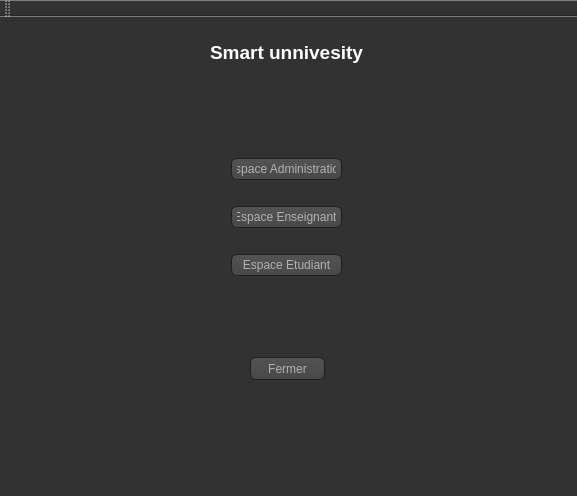
<?xml version="1.0" encoding="UTF-8"?>
<ui version="4.0">
 <class>MainWindow</class>
 <widget class="QMainWindow" name="MainWindow">
  <property name="geometry">
   <rect>
    <x>0</x>
    <y>0</y>
    <width>577</width>
    <height>496</height>
   </rect>
  </property>
  <property name="windowTitle">
   <string>MainWindow</string>
  </property>
  <property name="styleSheet">
   <string notr="true">QToolTip
{
     border: 1px solid black;
     background-color: #ffa02f;
     padding: 1px;
     border-radius: 3px;
     opacity: 100;
}

QWidget
{
    color: #b1b1b1;
    background-color: #323232;
}

QWidget:item:hover
{
    background-color: QLinearGradient( x1: 0, y1: 0, x2: 0, y2: 1, stop: 0 #ffa02f, stop: 1 #ca0619);
    color: #000000;
}

QWidget:item:selected
{
    background-color: QLinearGradient( x1: 0, y1: 0, x2: 0, y2: 1, stop: 0 #ffa02f, stop: 1 #d7801a);
}

QMenuBar::item
{
    background: transparent;
}

QMenuBar::item:selected
{
    background: transparent;
    border: 1px solid #ffaa00;
}

QMenuBar::item:pressed
{
    background: #444;
    border: 1px solid #000;
    background-color: QLinearGradient(
        x1:0, y1:0,
        x2:0, y2:1,
        stop:1 #212121,
        stop:0.4 #343434/*,
        stop:0.2 #343434,
        stop:0.1 #ffaa00*/
    );
    margin-bottom:-1px;
    padding-bottom:1px;
}

QMenu
{
    border: 1px solid #000;
}

QMenu::item
{
    padding: 2px 20px 2px 20px;
}

QMenu::item:selected
{
    color: #000000;
}

QWidget:disabled
{
    color: #404040;
    background-color: #323232;
}

QAbstractItemView
{
    background-color: QLinearGradient( x1: 0, y1: 0, x2: 0, y2: 1, stop: 0 #4d4d4d, stop: 0.1 #646464, stop: 1 #5d5d5d);
}

QWidget:focus
{
    /*border: 2px solid QLinearGradient( x1: 0, y1: 0, x2: 0, y2: 1, stop: 0 #ffa02f, stop: 1 #d7801a);*/
}

QLineEdit
{
    background-color: QLinearGradient( x1: 0, y1: 0, x2: 0, y2: 1, stop: 0 #4d4d4d, stop: 0 #646464, stop: 1 #5d5d5d);
    padding: 1px;
    border-style: solid;
    border: 1px solid #1e1e1e;
    border-radius: 5;
}

QPushButton
{
    color: #b1b1b1;
    background-color: QLinearGradient( x1: 0, y1: 0, x2: 0, y2: 1, stop: 0 #565656, stop: 0.1 #525252, stop: 0.5 #4e4e4e, stop: 0.9 #4a4a4a, stop: 1 #464646);
    border-width: 1px;
    border-color: #1e1e1e;
    border-style: solid;
    border-radius: 6;
    padding: 3px;
    font-size: 12px;
    padding-left: 5px;
    padding-right: 5px;
}

QPushButton:pressed
{
    background-color: QLinearGradient( x1: 0, y1: 0, x2: 0, y2: 1, stop: 0 #2d2d2d, stop: 0.1 #2b2b2b, stop: 0.5 #292929, stop: 0.9 #282828, stop: 1 #252525);
}

QComboBox
{
    selection-background-color: #ffaa00;
    background-color: QLinearGradient( x1: 0, y1: 0, x2: 0, y2: 1, stop: 0 #565656, stop: 0.1 #525252, stop: 0.5 #4e4e4e, stop: 0.9 #4a4a4a, stop: 1 #464646);
    border-style: solid;
    border: 1px solid #1e1e1e;
    border-radius: 5;
}

QComboBox:hover,QPushButton:hover
{
    border: 2px solid QLinearGradient( x1: 0, y1: 0, x2: 0, y2: 1, stop: 0 #ffa02f, stop: 1 #d7801a);
}


QComboBox:on
{
    padding-top: 3px;
    padding-left: 4px;
    background-color: QLinearGradient( x1: 0, y1: 0, x2: 0, y2: 1, stop: 0 #2d2d2d, stop: 0.1 #2b2b2b, stop: 0.5 #292929, stop: 0.9 #282828, stop: 1 #252525);
    selection-background-color: #ffaa00;
}

QComboBox QAbstractItemView
{
    border: 2px solid darkgray;
    selection-background-color: QLinearGradient( x1: 0, y1: 0, x2: 0, y2: 1, stop: 0 #ffa02f, stop: 1 #d7801a);
}

QComboBox::drop-down
{
     subcontrol-origin: padding;
     subcontrol-position: top right;
     width: 15px;

     border-left-width: 0px;
     border-left-color: darkgray;
     border-left-style: solid; /* just a single line */
     border-top-right-radius: 3px; /* same radius as the QComboBox */
     border-bottom-right-radius: 3px;
 }

QComboBox::down-arrow
{
     image: url(:/down_arrow.png);
}

QGroupBox:focus
{
border: 2px solid QLinearGradient( x1: 0, y1: 0, x2: 0, y2: 1, stop: 0 #ffa02f, stop: 1 #d7801a);
}

QTextEdit:focus
{
    border: 2px solid QLinearGradient( x1: 0, y1: 0, x2: 0, y2: 1, stop: 0 #ffa02f, stop: 1 #d7801a);
}

QScrollBar:horizontal {
     border: 1px solid #222222;
     background: QLinearGradient( x1: 0, y1: 0, x2: 0, y2: 1, stop: 0.0 #121212, stop: 0.2 #282828, stop: 1 #484848);
     height: 7px;
     margin: 0px 16px 0 16px;
}

QScrollBar::handle:horizontal
{
      background: QLinearGradient( x1: 0, y1: 0, x2: 1, y2: 0, stop: 0 #ffa02f, stop: 0.5 #d7801a, stop: 1 #ffa02f);
      min-height: 20px;
      border-radius: 2px;
}

QScrollBar::add-line:horizontal {
      border: 1px solid #1b1b19;
      border-radius: 2px;
      background: QLinearGradient( x1: 0, y1: 0, x2: 1, y2: 0, stop: 0 #ffa02f, stop: 1 #d7801a);
      width: 14px;
      subcontrol-position: right;
      subcontrol-origin: margin;
}

QScrollBar::sub-line:horizontal {
      border: 1px solid #1b1b19;
      border-radius: 2px;
      background: QLinearGradient( x1: 0, y1: 0, x2: 1, y2: 0, stop: 0 #ffa02f, stop: 1 #d7801a);
      width: 14px;
     subcontrol-position: left;
     subcontrol-origin: margin;
}

QScrollBar::right-arrow:horizontal, QScrollBar::left-arrow:horizontal
{
      border: 1px solid black;
      width: 1px;
      height: 1px;
      background: white;
}

QScrollBar::add-page:horizontal, QScrollBar::sub-page:horizontal
{
      background: none;
}

QScrollBar:vertical
{
      background: QLinearGradient( x1: 0, y1: 0, x2: 1, y2: 0, stop: 0.0 #121212, stop: 0.2 #282828, stop: 1 #484848);
      width: 7px;
      margin: 16px 0 16px 0;
      border: 1px solid #222222;
}

QScrollBar::handle:vertical
{
      background: QLinearGradient( x1: 0, y1: 0, x2: 0, y2: 1, stop: 0 #ffa02f, stop: 0.5 #d7801a, stop: 1 #ffa02f);
      min-height: 20px;
      border-radius: 2px;
}

QScrollBar::add-line:vertical
{
      border: 1px solid #1b1b19;
      border-radius: 2px;
      background: QLinearGradient( x1: 0, y1: 0, x2: 0, y2: 1, stop: 0 #ffa02f, stop: 1 #d7801a);
      height: 14px;
      subcontrol-position: bottom;
      subcontrol-origin: margin;
}

QScrollBar::sub-line:vertical
{
      border: 1px solid #1b1b19;
      border-radius: 2px;
      background: QLinearGradient( x1: 0, y1: 0, x2: 0, y2: 1, stop: 0 #d7801a, stop: 1 #ffa02f);
      height: 14px;
      subcontrol-position: top;
      subcontrol-origin: margin;
}

QScrollBar::up-arrow:vertical, QScrollBar::down-arrow:vertical
{
      border: 1px solid black;
      width: 1px;
      height: 1px;
      background: white;
}


QScrollBar::add-page:vertical, QScrollBar::sub-page:vertical
{
      background: none;
}

QTextEdit
{
    background-color: #242424;
}

QPlainTextEdit
{
    background-color: #242424;
}

QHeaderView::section
{
    background-color: QLinearGradient(x1:0, y1:0, x2:0, y2:1, stop:0 #616161, stop: 0.5 #505050, stop: 0.6 #434343, stop:1 #656565);
    color: white;
    padding-left: 4px;
    border: 1px solid #6c6c6c;
}

QCheckBox:disabled
{
color: #414141;
}

QDockWidget::title
{
    text-align: center;
    spacing: 3px; /* spacing between items in the tool bar */
    background-color: QLinearGradient(x1:0, y1:0, x2:0, y2:1, stop:0 #323232, stop: 0.5 #242424, stop:1 #323232);
}

QDockWidget::close-button, QDockWidget::float-button
{
    text-align: center;
    spacing: 1px; /* spacing between items in the tool bar */
    background-color: QLinearGradient(x1:0, y1:0, x2:0, y2:1, stop:0 #323232, stop: 0.5 #242424, stop:1 #323232);
}

QDockWidget::close-button:hover, QDockWidget::float-button:hover
{
    background: #242424;
}

QDockWidget::close-button:pressed, QDockWidget::float-button:pressed
{
    padding: 1px -1px -1px 1px;
}

QMainWindow::separator
{
    background-color: QLinearGradient(x1:0, y1:0, x2:0, y2:1, stop:0 #161616, stop: 0.5 #151515, stop: 0.6 #212121, stop:1 #343434);
    color: white;
    padding-left: 4px;
    border: 1px solid #4c4c4c;
    spacing: 3px; /* spacing between items in the tool bar */
}

QMainWindow::separator:hover
{

    background-color: QLinearGradient(x1:0, y1:0, x2:0, y2:1, stop:0 #d7801a, stop:0.5 #b56c17 stop:1 #ffa02f);
    color: white;
    padding-left: 4px;
    border: 1px solid #6c6c6c;
    spacing: 3px; /* spacing between items in the tool bar */
}

QToolBar::handle
{
     spacing: 3px; /* spacing between items in the tool bar */
     background: url(:/images/handle.png);
}

QMenu::separator
{
    height: 2px;
    background-color: QLinearGradient(x1:0, y1:0, x2:0, y2:1, stop:0 #161616, stop: 0.5 #151515, stop: 0.6 #212121, stop:1 #343434);
    color: white;
    padding-left: 4px;
    margin-left: 10px;
    margin-right: 5px;
}

QProgressBar
{
    border: 2px solid grey;
    border-radius: 5px;
    text-align: center;
}

QProgressBar::chunk
{
    background-color: #d7801a;
    width: 2.15px;
    margin: 0.5px;
}

QTabBar::tab {
    color: #b1b1b1;
    border: 1px solid #444;
    border-bottom-style: none;
    background-color: #323232;
    padding-left: 10px;
    padding-right: 10px;
    padding-top: 3px;
    padding-bottom: 2px;
    margin-right: -1px;
}

QTabWidget::pane {
    border: 1px solid #444;
    top: 1px;
}

QTabBar::tab:last
{
    margin-right: 0; /* the last selected tab has nothing to overlap with on the right */
    border-top-right-radius: 3px;
}

QTabBar::tab:first:!selected
{
 margin-left: 0px; /* the last selected tab has nothing to overlap with on the right */


    border-top-left-radius: 3px;
}

QTabBar::tab:!selected
{
    color: #b1b1b1;
    border-bottom-style: solid;
    margin-top: 3px;
    background-color: QLinearGradient(x1:0, y1:0, x2:0, y2:1, stop:1 #212121, stop:.4 #343434);
}

QTabBar::tab:selected
{
    border-top-left-radius: 3px;
    border-top-right-radius: 3px;
    margin-bottom: 0px;
}

QTabBar::tab:!selected:hover
{
    /*border-top: 2px solid #ffaa00;
    padding-bottom: 3px;*/
    border-top-left-radius: 3px;
    border-top-right-radius: 3px;
    background-color: QLinearGradient(x1:0, y1:0, x2:0, y2:1, stop:1 #212121, stop:0.4 #343434, stop:0.2 #343434, stop:0.1 #ffaa00);
}

QRadioButton::indicator:checked, QRadioButton::indicator:unchecked{
    color: #b1b1b1;
    background-color: #323232;
    border: 1px solid #b1b1b1;
    border-radius: 6px;
}

QRadioButton::indicator:checked
{
    background-color: qradialgradient(
        cx: 0.5, cy: 0.5,
        fx: 0.5, fy: 0.5,
        radius: 1.0,
        stop: 0.25 #ffaa00,
        stop: 0.3 #323232
    );
}

QCheckBox::indicator{
    color: #b1b1b1;
    background-color: #323232;
    border: 1px solid #b1b1b1;
    width: 9px;
    height: 9px;
}

QRadioButton::indicator
{
    border-radius: 6px;
}

QRadioButton::indicator:hover, QCheckBox::indicator:hover
{
    border: 1px solid #ffaa00;
}

QCheckBox::indicator:checked
{
    image:url(:/images/checkbox.png);
}

QCheckBox::indicator:disabled, QRadioButton::indicator:disabled
{
    border: 1px solid #444;
}</string>
  </property>
  <widget class="QWidget" name="centralWidget">
   <widget class="QLabel" name="label">
    <property name="geometry">
     <rect>
      <x>210</x>
      <y>10</y>
      <width>171</width>
      <height>51</height>
     </rect>
    </property>
    <property name="text">
     <string>&lt;html&gt;&lt;head/&gt;&lt;body&gt;&lt;p&gt;&lt;span style=&quot; font-size:14pt; font-weight:600; color:#ffffff;&quot;&gt;Smart unnivesity &lt;/span&gt;&lt;/p&gt;&lt;/body&gt;&lt;/html&gt;</string>
    </property>
   </widget>
   <widget class="QPushButton" name="pushButton_4">
    <property name="geometry">
     <rect>
      <x>250</x>
      <y>340</y>
      <width>75</width>
      <height>23</height>
     </rect>
    </property>
    <property name="text">
     <string>Fermer</string>
    </property>
   </widget>
   <widget class="QWidget" name="layoutWidget">
    <property name="geometry">
     <rect>
      <x>220</x>
      <y>110</y>
      <width>133</width>
      <height>181</height>
     </rect>
    </property>
    <layout class="QVBoxLayout" name="verticalLayout">
     <item>
      <widget class="QPushButton" name="pushButton">
       <property name="text">
        <string>Espace Administration</string>
       </property>
      </widget>
     </item>
     <item>
      <widget class="QPushButton" name="pushButton_3">
       <property name="text">
        <string>Espace Enseignant </string>
       </property>
      </widget>
     </item>
     <item>
      <widget class="QPushButton" name="pushButton_2">
       <property name="text">
        <string>Espace Etudiant</string>
       </property>
      </widget>
     </item>
    </layout>
   </widget>
   <widget class="QLabel" name="label_2">
    <property name="geometry">
     <rect>
      <x>-10</x>
      <y>-10</y>
      <width>601</width>
      <height>451</height>
     </rect>
    </property>
    <property name="text">
     <string/>
    </property>
    <property name="pixmap">
     <pixmap>../1491561559-1481635010-20160216_ha_simennt-80-1170x536.jpg</pixmap>
    </property>
   </widget>
   <zorder>label_2</zorder>
   <zorder>label</zorder>
   <zorder>pushButton_4</zorder>
   <zorder>layoutWidget</zorder>
  </widget>
  <widget class="QMenuBar" name="menuBar">
   <property name="geometry">
    <rect>
     <x>0</x>
     <y>0</y>
     <width>577</width>
     <height>21</height>
    </rect>
   </property>
  </widget>
  <widget class="QToolBar" name="mainToolBar">
   <attribute name="toolBarArea">
    <enum>TopToolBarArea</enum>
   </attribute>
   <attribute name="toolBarBreak">
    <bool>false</bool>
   </attribute>
  </widget>
  <widget class="QStatusBar" name="statusBar"/>
 </widget>
 <layoutdefault spacing="6" margin="11"/>
 <resources/>
 <connections>
  <connection>
   <sender>pushButton_4</sender>
   <signal>clicked()</signal>
   <receiver>MainWindow</receiver>
   <slot>close()</slot>
   <hints>
    <hint type="sourcelabel">
     <x>218</x>
     <y>345</y>
    </hint>
    <hint type="destinationlabel">
     <x>528</x>
     <y>333</y>
    </hint>
   </hints>
  </connection>
 </connections>
</ui>
